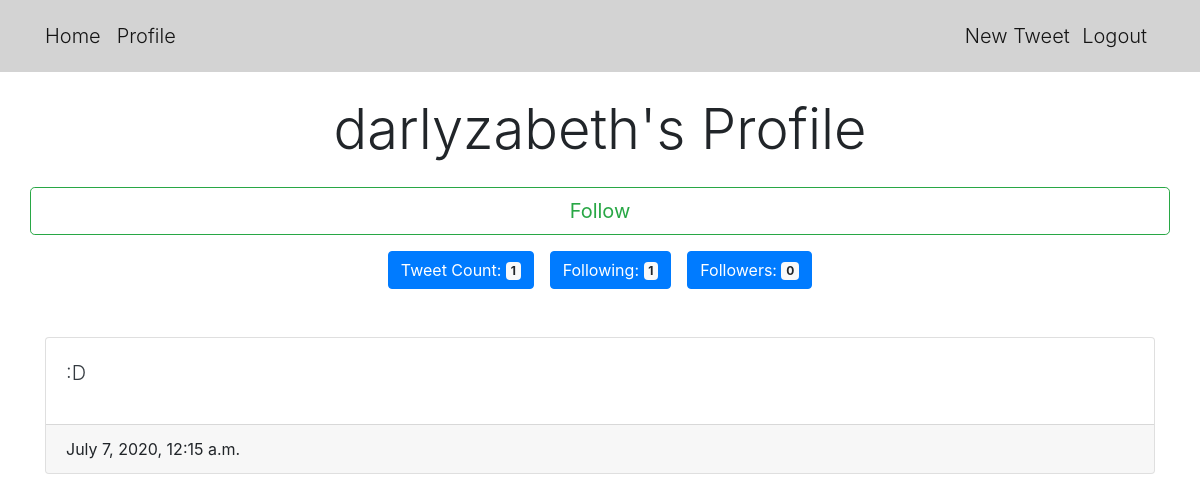
/user/2 (signed in), run on the app's committed database.
### twitteruser/models.py (models this page shows, shortened)
class CustomUser(AbstractBaseUser):
    email = models.EmailField(
        verbose_name='email address',
        max_length=255,
        unique=True
    )
    username = models.CharField(
        verbose_name='username',
        max_length=100,
        unique=True
    )
    followers = models.ManyToManyField('self', symmetrical=False, related_name='user_followers')
    following = models.ManyToManyField('self', symmetrical=False, related_name='user_following')
    active = models.BooleanField(default=True)
    staff = models.BooleanField(default=False)
    admin = models.BooleanField(default=False)
    USERNAME_FIELD = 'username'
    REQUIRED_FIELDS = ['email']
    @property
    def is_active(self):
        return self.active
    objects = UserManager()

### tweet/models.py (models this page shows)
class Tweet(models.Model):
    author = models.ForeignKey(CustomUser, default=None, on_delete=models.CASCADE)
    text = models.CharField(max_length=140)
    post_date = models.DateTimeField(default=timezone.now)
    def __str__(self):
        return self.text

### twitteruser/views.py (the view)
# urls.py: path('user/<int:user_id>', user_view),
def user_view(request, user_id):
    user = CustomUser.objects.get(id=user_id)
    tweets = Tweet.objects.filter(author=user).order_by("-post_date")
    logged_in_user = CustomUser.objects.get(id=request.user.id)
    is_following = logged_in_user.following.filter(id=user_id).exists()
    is_follower = logged_in_user.followers.all()
    return render(request, 'userpage.html', {
        'user': user,
        'tweets': tweets,
        'is_following': is_following,
        'is_follower': is_follower
    })

### twitteruser/templates/userpage.html
{% extends 'base.html' %}
{% block content %}
<div class="container-fluid">
    <h1 class="text-center display-4 mt-4 mb-4">{{user.username}}'s Profile</h1>
    {% if user.id != request.user.id %}
        {% if not is_following %}
            <a class="follow-link" href="/follow/{{user.id}}"><button class="btn btn-outline-success btn-lg btn-block mb-3">Follow</button></a>
        {% else %}
            <a class="follow-link" href="/unfollow/{{user.id}}"><button class="btn btn-outline-danger btn-lg btn-block mb-3">Unfollow</button></a>
        {% endif %}
    {% endif %}
    <div class="d-flex justify-content-center mb-5">
        <button type="button" class="btn btn-primary mx-2">
            Tweet Count: <span class="badge badge-light">{{tweets|length}}</span>
        </button>
        <button type="button" class="btn btn-primary mx-2">
            Following: <span class="badge badge-light">{{user.following.count}}</span>
        </button>
        <button type="button" class="btn btn-primary mx-2">
            Followers: <span class="badge badge-light">{{user.followers.count}}</span>
        </button>
    </div>
    <div class="container-fluid">
        {% for tweet in tweets %}
        <div class="card">
            <div class="card-body">
                <p><a class="lead text-dark" href='/tweet/{{tweet.id}}'>{{tweet}}</a></p>
            </div>
            <div class="card-footer">
                <span class="">{{tweet.post_date}}</span>
            </div>
        </div>
        {% endfor %}
    </div>
</div>
{% endblock %}

### data on the page
CustomUser: username "darlyzabeth", following.count "1", followers.count "0"
Tweet: text ":D", post_date "July 7, 2020, 12:15 a.m."

### other printed values
{{ tweets|length }} "1"
